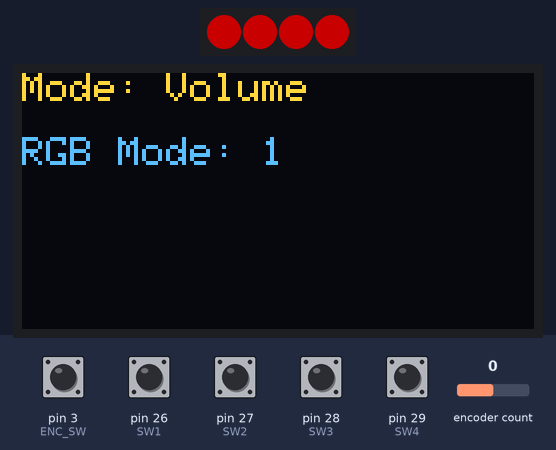
A sketch run on a simulated Teensy 4. Parts: 4 RGB LEDs in strip order, left to right, 128×64 one-colour display. The test bench sets the inputs (shaded band); at power-on: pin 3 (ENC_SW), pin 26 (SW1), pin 27 (SW2), pin 28 (SW3), pin 29 (SW4) HIGH, encoder count 0. Dim RGB values are drawn brighter than linear; the OLED is the two-colour kind (top 16 rows yellow); USB keyboard and mouse output is not drawn.

Above: at 1.2 s.
1.3 s: pin 3 (ENC_SW) pulsed LOW 2 times (0.12 s each, 0.3 s apart)
At 2.5 s:
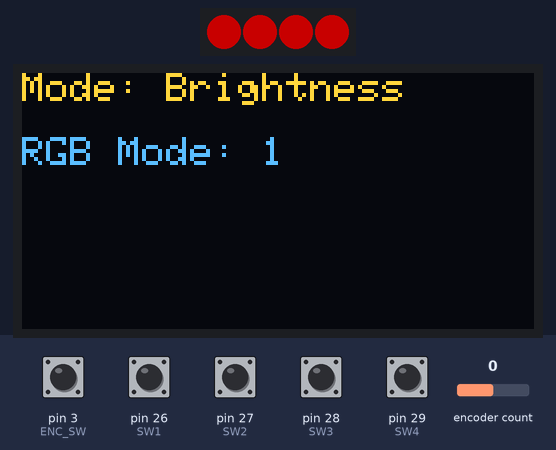
3.5 s: encoder count set to 1
At 3.9 s:
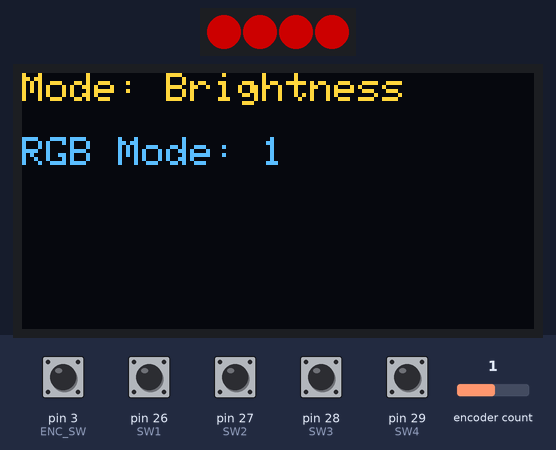
5.0 s: encoder count set to 2
At 6.2 s:
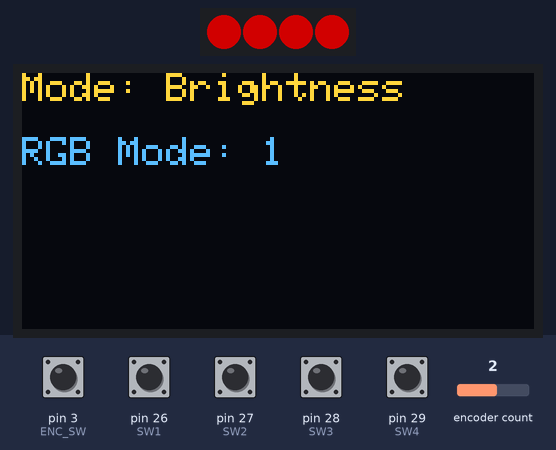
6.5 s: encoder count set to 3
At 7.3 s:
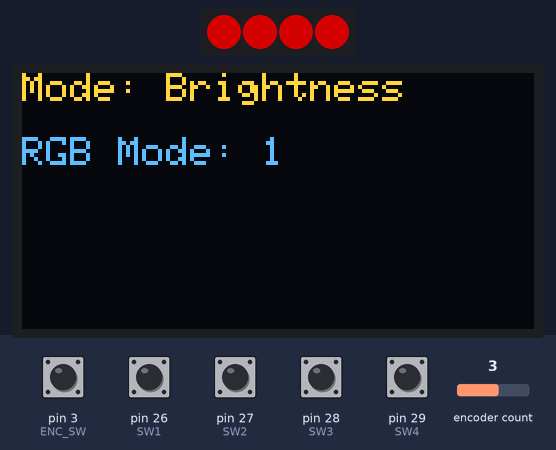
8.0 s: pin 3 (ENC_SW) pulsed LOW 2 times (0.12 s each, 0.3 s apart)
At 10.0 s:
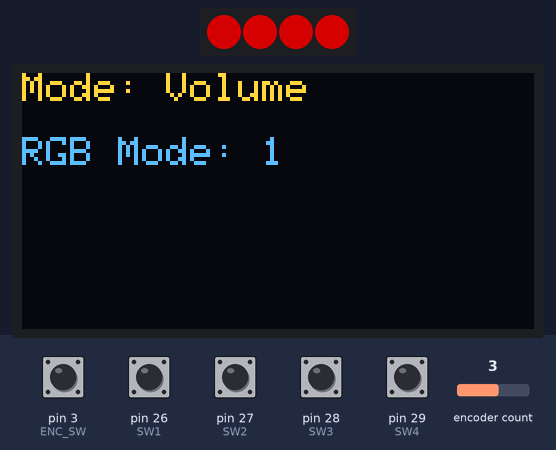
Timing chart, 0 to 11.2 s (numbered marks = the images above; inputs shaded):
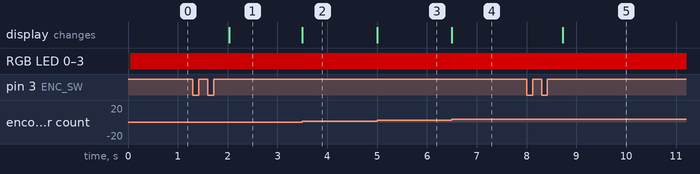

Measured:
- after the input at 1.3 s, the display: changes after 0.73 s (image 1)
- after the input at 3.5 s, RGB LED 0–3: RGB(100, 0, 0) → RGB(110, 0, 0) at once
- after the input at 5.0 s, RGB LED 0–3: RGB(110, 0, 0) → RGB(120, 0, 0) at once
- after the input at 6.5 s, RGB LED 0–3: RGB(120, 0, 0) → RGB(130, 0, 0) at once
- after the input at 8.0 s, the display: changes after 0.73 s (image 5)

The sketch:

code.ino
```cpp
#include <Keyboard.h>
#include <Adafruit_NeoPixel.h>
#include <Wire.h>
#include <Adafruit_GFX.h>
#include <Adafruit_SSD1306.h>
#include <Encoder.h>

#define SW1 26
#define SW2 27
#define SW3 28
#define SW4 29

#define ENC_A 1
#define ENC_B 2
#define ENC_SW 3

#define RGB_PIN 4
#define LED_COUNT 4

#define OLED_SDA 6
#define OLED_SCL 7

Adafruit_NeoPixel leds(LED_COUNT, RGB_PIN, NEO_GRB + NEO_KHZ800);
Encoder encoder(ENC_A, ENC_B);
Adafruit_SSD1306 display(128, 64, &Wire, -1);

long lastPos = 0;
unsigned long lastTapTime = 0;
int tapCount = 0;

bool volumeMode = true;
int rgbMode = 0;
int brightness = 100;

void setRGB() {
  leds.clear();
  if (rgbMode == 0) {
    for (int i = 0; i < LED_COUNT; i++)
      leds.setPixelColor(i, leds.Color(255, 0, 0));
  }
  if (rgbMode == 1) {
    for (int i = 0; i < LED_COUNT; i++)
      leds.setPixelColor(i, leds.Color(0, 255, 0));
  }
  if (rgbMode == 2) {
    for (int i = 0; i < LED_COUNT; i++)
      leds.setPixelColor(i, leds.Color(0, 0, 255));
  }
  leds.setBrightness(brightness);
  leds.show();
}

void updateOLED() {
  display.clearDisplay();
  display.setCursor(0, 0);
  if (volumeMode)
    display.print("Mode: Volume");
  else
    display.print("Mode: Brightness");
  display.setCursor(0, 16);
  display.print("RGB Mode: ");
  display.print(rgbMode + 1);
  display.display();
}

void setup() {
  pinMode(SW1, INPUT_PULLUP);
  pinMode(SW2, INPUT_PULLUP);
  pinMode(SW3, INPUT_PULLUP);
  pinMode(SW4, INPUT_PULLUP);
  pinMode(ENC_SW, INPUT_PULLUP);

  leds.begin();
  leds.setBrightness(brightness);
  leds.show();

  Wire.setSDA(OLED_SDA);
  Wire.setSCL(OLED_SCL);
  Wire.begin();

  display.begin(SSD1306_SWITCHCAPVCC, 0x3C);
  display.setTextSize(1);
  display.setTextColor(SSD1306_WHITE);

  setRGB();
  updateOLED();

  Keyboard.begin();
}

void loop() {
  if (!digitalRead(SW1)) { Keyboard.write('A'); delay(200); }
  if (!digitalRead(SW2)) { Keyboard.write('B'); delay(200); }
  if (!digitalRead(SW3)) { Keyboard.write('C'); delay(200); }
  if (!digitalRead(SW4)) { Keyboard.write('D'); delay(200); }

  long pos = encoder.read() / 4;
  if (pos != lastPos) {
    if (volumeMode) {
      if (pos > lastPos) Keyboard.write(KEY_MEDIA_VOLUME_UP);
      else Keyboard.write(KEY_MEDIA_VOLUME_DOWN);
    } else {
      if (pos > lastPos && brightness < 255) brightness += 10;
      if (pos < lastPos && brightness > 10) brightness -= 10;
      setRGB();
    }
    lastPos = pos;
  }

  if (!digitalRead(ENC_SW)) {
    if (millis() - lastTapTime < 400) tapCount++;
    else tapCount = 1;

    lastTapTime = millis();
    delay(50);

    while (!digitalRead(ENC_SW));
  }

  if (tapCount > 0 && millis() - lastTapTime > 400) {
    if (tapCount == 1) {
      Keyboard.write(KEY_MEDIA_PLAY_PAUSE);
    }
    if (tapCount == 2) {
      volumeMode = !volumeMode;
      updateOLED();
    }
    if (tapCount == 3) {
      rgbMode++;
      if (rgbMode > 2) rgbMode = 0;
      setRGB();
      updateOLED();
    }
    tapCount = 0;
  }
}
```
